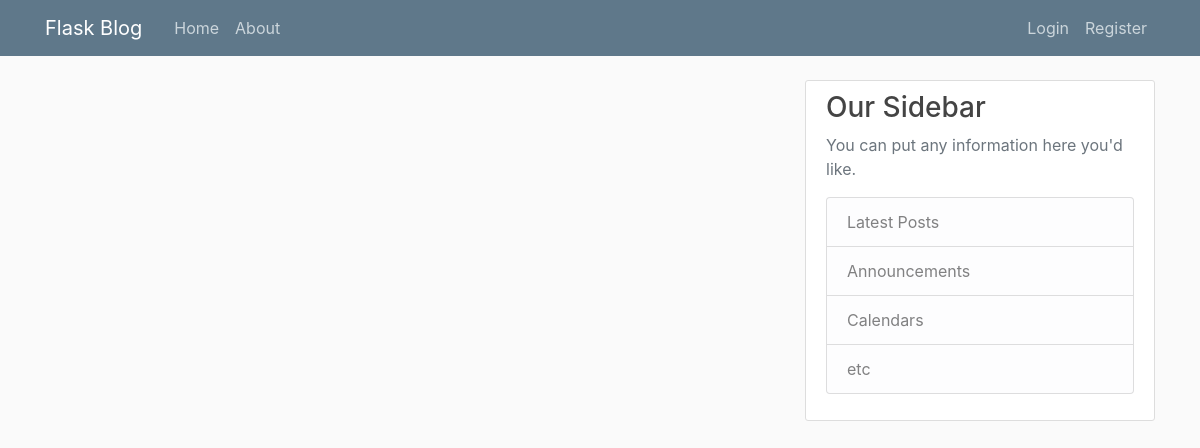
/home, run on an earlier commit of the app's database.
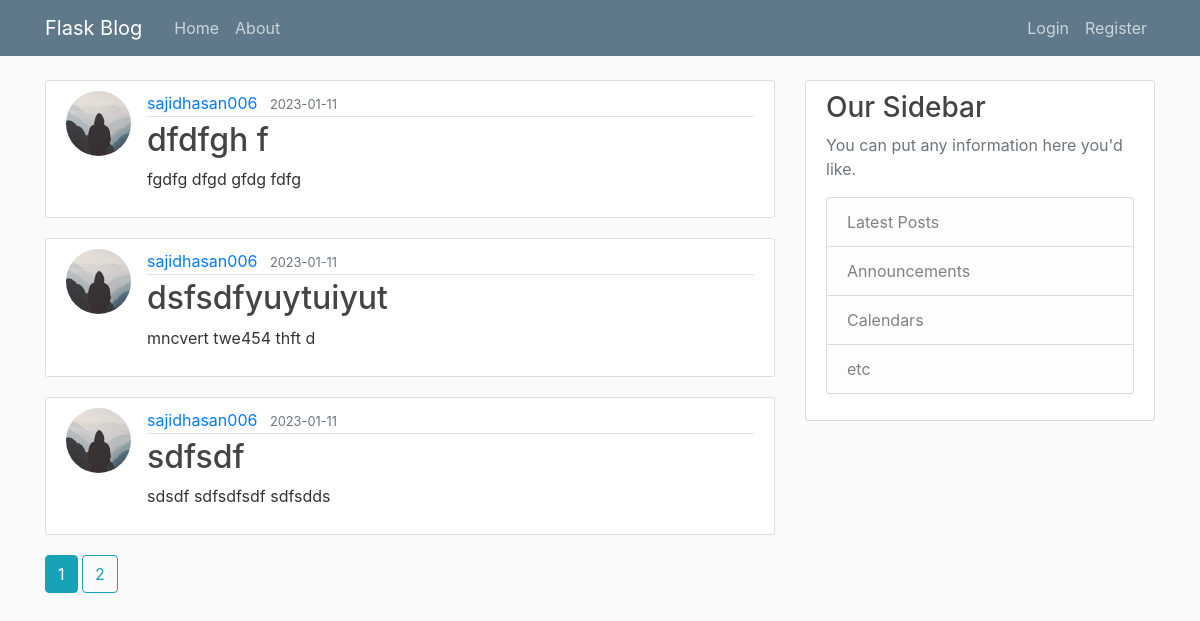
And on a later commit of the database.
### flaskblog/models.py (models this page shows, shortened)
class Post(db.Model):
    id = db.Column(db.Integer, primary_key=True)
    title = db.Column(db.String(200), nullable=False)
    date_posted = db.Column(db.DateTime, nullable=False, default=datetime.utcnow)
    content = db.Column(db.Text, nullable=False)
    user_id = db.Column(db.Integer, db.ForeignKey('user.id'), nullable=False)

class User(db.Model, UserMixin):
    id = db.Column(db.Integer, primary_key=True)
    username = db.Column(db.String(20), unique=True, nullable=False)
    email = db.Column(db.String(120), unique=True, nullable=False)
    image_file = db.Column(db.String(20), nullable=False, default='default.jpg')
    password = db.Column(db.String(60), nullable=False)
    posts = db.relationship('Post', backref='author', lazy=True)

### flaskblog/main/routes.py (the view)
@main.route("/")
@main.route("/home")
def home():
    page = request.args.get('page', 1, type=int)
    posts = Post.query.order_by(Post.date_posted.desc()).paginate(page=page, per_page=3)
    return render_template('home.html', posts=posts)

### flaskblog/templates/home.html (shortened to what this page needs)
{% extends "layout.html" %}
{% block content %}
    {% for post in posts.items %}
    <article class="media content-section">
        <img class="rounded-circle article-img" src="{{ url_for('static', filename='profile_pics/' + post.author.image_file) }}">
        <div class="media-body">
          <div class="article-metadata">
            <a class="mr-2" href="{{ url_for('users.user_posts', username=post.author.username) }}">{{ post.author.username }}</a>
            <small class="text-muted">{{ post.date_posted.strftime('%Y-%m-%d') }}</small>
          </div>
          <h2><a class="article-title" href="{{ url_for('posts.post', post_id=post.id) }}">{{ post.title }}</a></h2>
          <p class="article-content">{{ post.content }}</p>
        </div>
      </article>
    {% endfor %}
    {% for page_num in posts.iter_pages(left_edge=1, right_edge=1, left_current=1, right_current=2) %}
      {% if page_num %}
        {% if posts.page == page_num %}
          <a class="btn btn-info mb-4" href="{{ url_for('main.home', page=page_num) }}">{{ page_num }}</a>
        {% else %}
          <a class="btn btn-outline-info mb-4" href="{{ url_for('main.home', page=page_num) }}">{{ page_num }}</a>
        {% endif %}
      {% endif %}
    {% endfor %}
{% endblock content %}

What changed in the data, as far as the page shows it:
added Post: image_file (placeholder picture), author.username "sajidhasan006", date_posted "2023-01-11", title "dfdfgh f", content "fgdfg dfgd gfdg fdfg"
added Post: image_file (placeholder picture), author.username "sajidhasan006", date_posted "2023-01-11", title "dsfsdfyuytuiyut", content "mncvert twe454 thft d"
added Post: image_file (placeholder picture), author.username "sajidhasan006", date_posted "2023-01-11", title "sdfsdf", content "sdsdf sdfsdfsdf sdfsdds"
Also different on the page:
new list line: "1"
new list line: "2"
